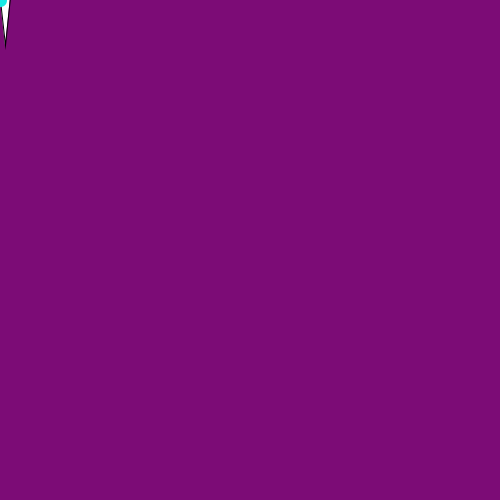
Frame 1 (no input)
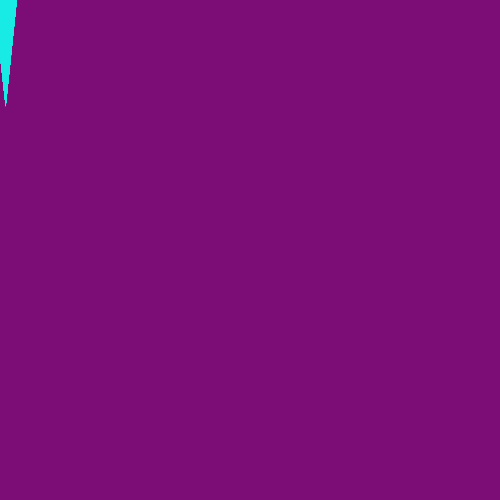
Frame 60 (the mouse pressed at the canvas centre just before this capture)
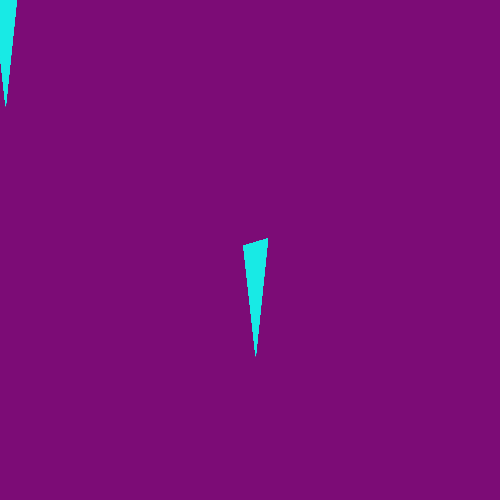
Frame 120 (the mouse held since frame 60 and released just before this capture)

The Processing sketch that drew these frames (run headless with seeded random() and noise(); from frame 60 on, the mouse is pressed at the canvas centre):

// Processing sketch: processing_90064
// ── processing_90064.pde

void setup ()
{
  size(500,500);
  background(124,12,118);
  smooth();
}
void draw()
{
  triangle(mouseX,mouseY,mouseX+10,mouseY-3,mouseX+5,mouseY+45);
  noStroke();
  stroke(24,234,229);
  strokeWeight(13);
  line(mouseX,mouseY,mouseX,mouseY);
}
